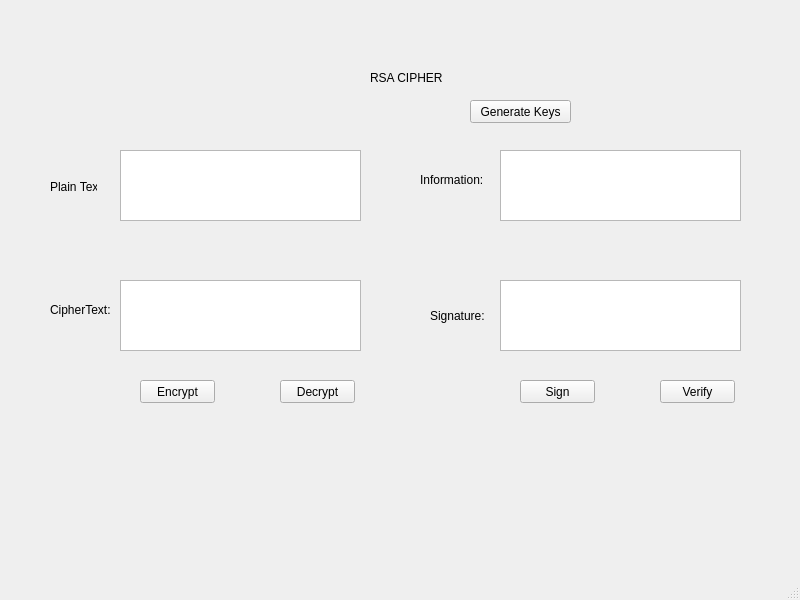
<?xml version="1.0" encoding="UTF-8"?>
<ui version="4.0">
 <class>MainWindow</class>
 <widget class="QMainWindow" name="MainWindow">
  <property name="geometry">
   <rect>
    <x>0</x>
    <y>0</y>
    <width>800</width>
    <height>600</height>
   </rect>
  </property>
  <property name="windowTitle">
   <string>MainWindow</string>
  </property>
  <widget class="QWidget" name="centralwidget">
   <widget class="QTextEdit" name="textEdit_2">
    <property name="geometry">
     <rect>
      <x>500</x>
      <y>150</y>
      <width>241</width>
      <height>71</height>
     </rect>
    </property>
   </widget>
   <widget class="QTextEdit" name="textEdit_3">
    <property name="geometry">
     <rect>
      <x>120</x>
      <y>150</y>
      <width>241</width>
      <height>71</height>
     </rect>
    </property>
   </widget>
   <widget class="QTextEdit" name="textEdit_4">
    <property name="geometry">
     <rect>
      <x>120</x>
      <y>280</y>
      <width>241</width>
      <height>71</height>
     </rect>
    </property>
   </widget>
   <widget class="QTextEdit" name="textEdit_5">
    <property name="geometry">
     <rect>
      <x>500</x>
      <y>280</y>
      <width>241</width>
      <height>71</height>
     </rect>
    </property>
   </widget>
   <widget class="QLabel" name="label">
    <property name="geometry">
     <rect>
      <x>50</x>
      <y>180</y>
      <width>47</width>
      <height>13</height>
     </rect>
    </property>
    <property name="text">
     <string>Plain Text:</string>
    </property>
   </widget>
   <widget class="QLabel" name="label_2">
    <property name="geometry">
     <rect>
      <x>50</x>
      <y>300</y>
      <width>71</width>
      <height>20</height>
     </rect>
    </property>
    <property name="text">
     <string>CipherText:</string>
    </property>
   </widget>
   <widget class="QLabel" name="label_3">
    <property name="geometry">
     <rect>
      <x>430</x>
      <y>300</y>
      <width>61</width>
      <height>31</height>
     </rect>
    </property>
    <property name="text">
     <string>Signature:</string>
    </property>
   </widget>
   <widget class="QLabel" name="label_4">
    <property name="geometry">
     <rect>
      <x>420</x>
      <y>170</y>
      <width>71</width>
      <height>20</height>
     </rect>
    </property>
    <property name="text">
     <string>Information:</string>
    </property>
   </widget>
   <widget class="QLabel" name="label_5">
    <property name="geometry">
     <rect>
      <x>370</x>
      <y>70</y>
      <width>161</width>
      <height>16</height>
     </rect>
    </property>
    <property name="text">
     <string>RSA CIPHER</string>
    </property>
   </widget>
   <widget class="QPushButton" name="btn_encrypt">
    <property name="geometry">
     <rect>
      <x>140</x>
      <y>380</y>
      <width>75</width>
      <height>23</height>
     </rect>
    </property>
    <property name="text">
     <string>Encrypt</string>
    </property>
   </widget>
   <widget class="QPushButton" name="btn_decrypt">
    <property name="geometry">
     <rect>
      <x>280</x>
      <y>380</y>
      <width>75</width>
      <height>23</height>
     </rect>
    </property>
    <property name="text">
     <string>Decrypt</string>
    </property>
   </widget>
   <widget class="QPushButton" name="btn_sign">
    <property name="geometry">
     <rect>
      <x>520</x>
      <y>380</y>
      <width>75</width>
      <height>23</height>
     </rect>
    </property>
    <property name="text">
     <string>Sign</string>
    </property>
   </widget>
   <widget class="QPushButton" name="pushButton_4">
    <property name="geometry">
     <rect>
      <x>660</x>
      <y>380</y>
      <width>75</width>
      <height>23</height>
     </rect>
    </property>
    <property name="text">
     <string>Verify</string>
    </property>
   </widget>
   <widget class="QPushButton" name="btn_gen_keys">
    <property name="geometry">
     <rect>
      <x>470</x>
      <y>100</y>
      <width>101</width>
      <height>23</height>
     </rect>
    </property>
    <property name="text">
     <string>Generate Keys</string>
    </property>
   </widget>
  </widget>
  <widget class="QMenuBar" name="menubar">
   <property name="geometry">
    <rect>
     <x>0</x>
     <y>0</y>
     <width>800</width>
     <height>21</height>
    </rect>
   </property>
  </widget>
  <widget class="QStatusBar" name="statusbar"/>
 </widget>
 <resources/>
 <connections/>
</ui>
